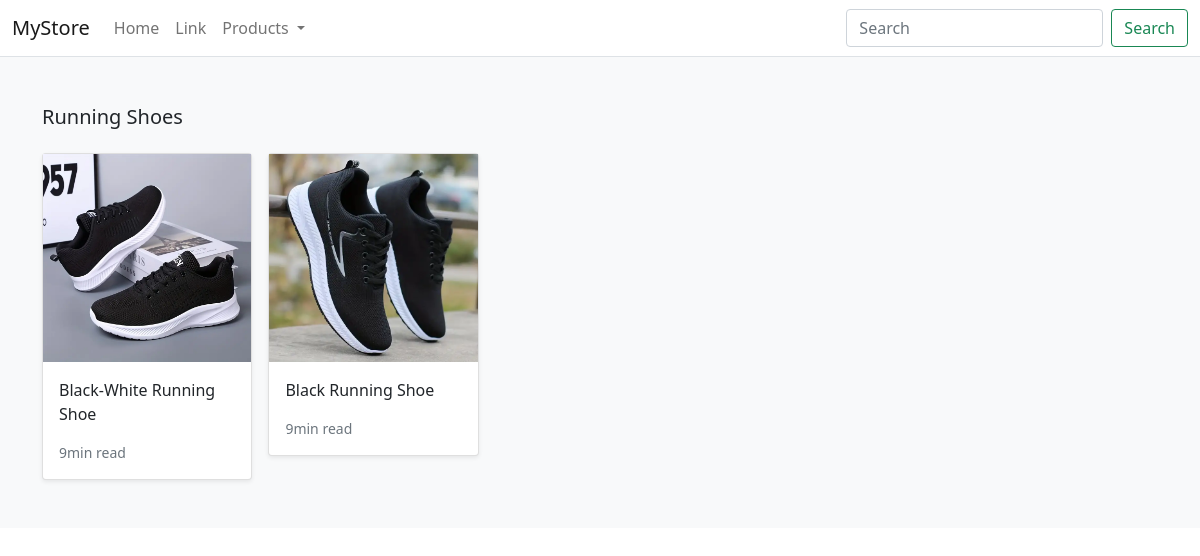
Screenshot of /search/running-shoes/ with the database file from the repository.
### store/models.py (models this page shows, shortened)
class Category(models.Model):
    name = models.CharField(max_length=255, db_index=True)
    slug = models.SlugField(max_length=255, unique=True)
    class Meta:
        verbose_name_plural = 'categories'
    def get_absolute_url(self):
        return reverse('store:category_list', args=[self.slug])

class Product(models.Model):
    category = models.ForeignKey(Category, related_name='product', on_delete=models.CASCADE)
    created_by = models.ForeignKey(User, on_delete=models.CASCADE, related_name='product_creator')
    title = models.CharField(max_length=255)
    author = models.CharField(max_length=255, default='admin')
    description = models.TextField(blank=True)
    image = models.ImageField(upload_to='images/')
    slug = models.SlugField(max_length=255)
    price = models.DecimalField(max_digits=6, decimal_places=2)
    in_stock = models.BooleanField(default=True)
    is_active = models.BooleanField(default=True)
    created_date = models.DateTimeField(auto_now_add=True)
    updated = models.DateTimeField(auto_now=True)
    objects = models.Manager()
    products = ProductManager()
    class Meta:
        verbose_name_plural = 'Products'
        ordering = ('-created_date',)
    def get_absolute_url(self):
        return reverse("store:product_detail", args=[self.slug])

### store/views.py (the view)
# urls.py: path('search/<slug:category_slug>/', views.category_list, name='category_list'),
def category_list(request, category_slug=None):
    category = get_object_or_404(Category, slug=category_slug)
    products = Product.objects.filter(category=category)
    return render(request, 'store/products/category.html', {'category': category, 'products': products})

### store/context_processors.py (called while the page is built)
def categories(request):
    return {
        'categories': Category.objects.all()
    }

### templates/store/products/category.html (shortened to what this page needs)
{% extends "../base.html" %}
{% load static %}
{% block content %}
<main>
  <div class="album py-5 bg-light">
    <div class="container">
      <div class="pb-3 h5">{{category.name|title}}</div>
      <div class="row row-cols-1 row-cols-sm-2 row-cols-md-5 g-3">
        {% for product in products %}
        <div class="col">
          <div class="card shadow-sm">
          <img class="img-fluid" alt="Responsive image" src="{{ product.image.url }}">
            <div class="card-body">
              <p class="card-text">
                <a class="text-dark text-decoration-none" href="{{ product.get_absolute_url }}">{{ product.title }}</a>
              </p>
              <div class="d-flex justify-content-between align-items-center">
                <small class="text-muted">9min read</small>
              </div>
            </div>
          </div>
        </div>
        {% endfor %}
      </div>
    </div>
  </div>
</main>
{% endblock %}

### rows the page displays
Category: name "Running Shoes"
Product: image (picture), title "Black-White Running Shoe"
Product: image (picture), title "Black Running Shoe"
